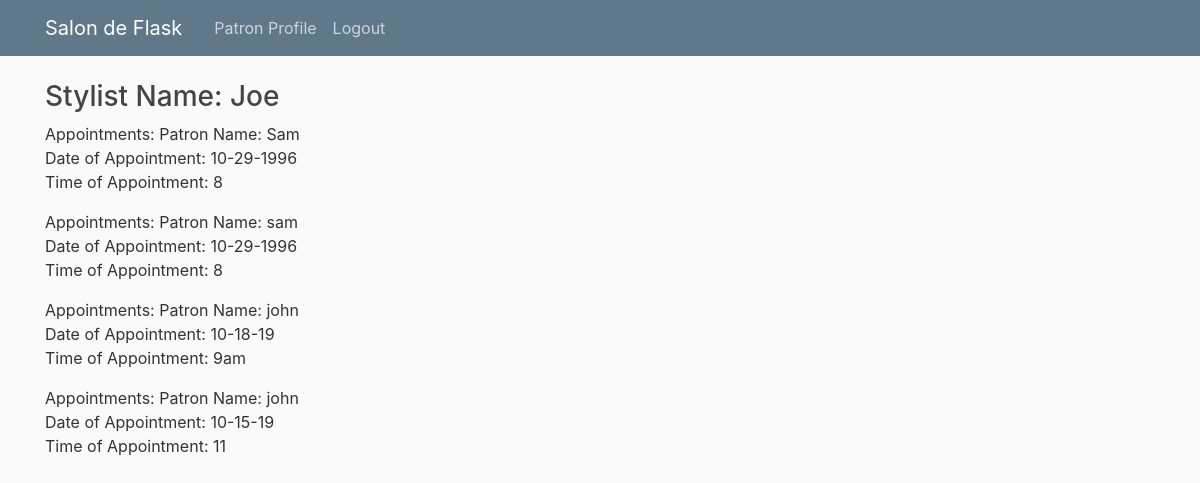
Page /style_profile/Joe (signed in) on the committed database.
### flaskblog/models.py (models this page shows, shortened)
class Appointment(db.Model):
    id = db.Column(db.Integer, primary_key=True)
    patron_account = db.Column(db.String(100), nullable=False)
    stylist_account = db.Column(db.String(100), nullable=False)
    date = db.Column(db.String(100), nullable=False)
    hour = db.Column(db.String(100), nullable=False)

### flaskblog/routes.py (the view)
@app.route("/style_profile/<string:my_username>", methods=['GET', 'POST'])
@login_required
def style_profile(my_username):
    appointments = []
    appointments = Appointment.query.all()
    for appointment in appointments:
        if(appointment.stylist_account == my_username):
            appointments.append(appointment)
    return render_template('style_profile.html',username = my_username, appointments=appointments)

### flaskblog/models.py (called while the page is built)
@login_manager.user_loader
def load_user(user_id):
    return User.query.get(int(user_id))

### flaskblog/templates/style_profile.html
{% extends "layout.html" %}
{% block content %}
    <h3>Stylist Name: {{username}}</h3>
    {% for appointment in appointments %}
    <p>Appointments:
    Patron Name: {{appointment.patron_account}}<br />
    Date of Appointment: {{appointment.date}}<br />
    Time of Appointment: {{appointment.hour}}<br />
    </p>
    {% endfor %}
{% endblock content %}

### flaskblog/templates/layout.html (shortened to what this page needs)
<!DOCTYPE html>
<html>
<head>
    <link rel="stylesheet" href="https://maxcdn.bootstrapcdn.com/bootstrap/4.0.0/css/bootstrap.min.css">
    <link rel="stylesheet" type="text/css" href="{{ url_for('static', filename='main.css') }}">
</head>
<body>
    <header class="site-header">
      <nav class="navbar navbar-expand-md navbar-dark bg-steel fixed-top">
        <div class="container">
          <a class="navbar-brand mr-4" href="/">Salon de Flask</a>
          <div class="collapse navbar-collapse" id="navbarToggle">
            <div class="navbar-nav">
              {% if current_user.is_authenticated and current_user.username == 'owner' %}
                <a class="nav-item nav-link" href="{{ url_for('owner') }}">Schedule</a>
                <a class="nav-item nav-link" href="{{ url_for('new_stylist') }}">New Stylist</a>
                <a class="nav-item nav-link" href="{{ url_for('logout') }}">Logout</a>
              {% elif current_user.is_authenticated and current_user.account_type =="stylist"%}
                <a class="nav-item nav-link" href="{{ url_for('style_profile',my_username = current_user.username)}}">Stylist Profile</a>
                <a class="nav-item nav-link" href="{{ url_for('logout') }}">Logout</a>
              {% elif current_user.is_authenticated and current_user.account_type =="patron"%}
                <a class="nav-item nav-link" href="{{ url_for('patron_profile') }}">Patron Profile</a>
                <a class="nav-item nav-link" href="{{ url_for('logout') }}">Logout</a>
              {% else %}
                <a class="nav-item nav-link" href="{{ url_for('login') }}">Login</a>
                <a class="nav-item nav-link" href="{{ url_for('register') }}">Register</a>
              {% endif %}
            </div>
          </div>
        </div>
      </nav>
    </header>
    <main role="main" class="container">
      <div class="row">
        <div class="col-md-8">
          {% block content %}{% endblock %}
        </div>
      </div>
    </main>
</body>
</html>

### flaskblog/static/main.css (style rules this page uses)
body { background: #fafafa; color: #333333; margin-top: 5rem; }
h1, h2, h3, h4, h5, h6 { color: #444444; }
.bg-steel { background-color: #5f788a; }
.site-header .navbar-nav .nav-link { color: #cbd5db; }

### rows in the picture
Appointment: patron_account "Sam", date "10-29-1996", hour "8"
Appointment: patron_account "sam", date "10-29-1996", hour "8"
Appointment: patron_account "john", date "10-18-19", hour "9am"
Appointment: patron_account "john", date "10-15-19", hour "11"

### other values in the picture
{{ username }} "Joe"
